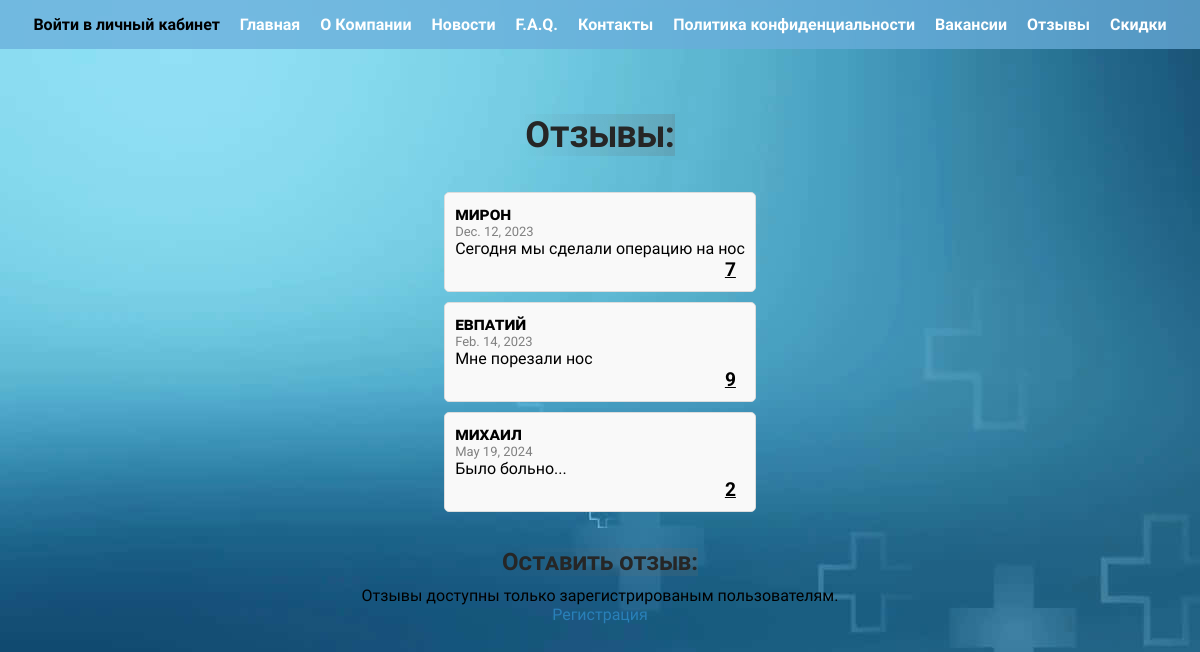
The page /myapp/reviews/ on the database as committed earlier.
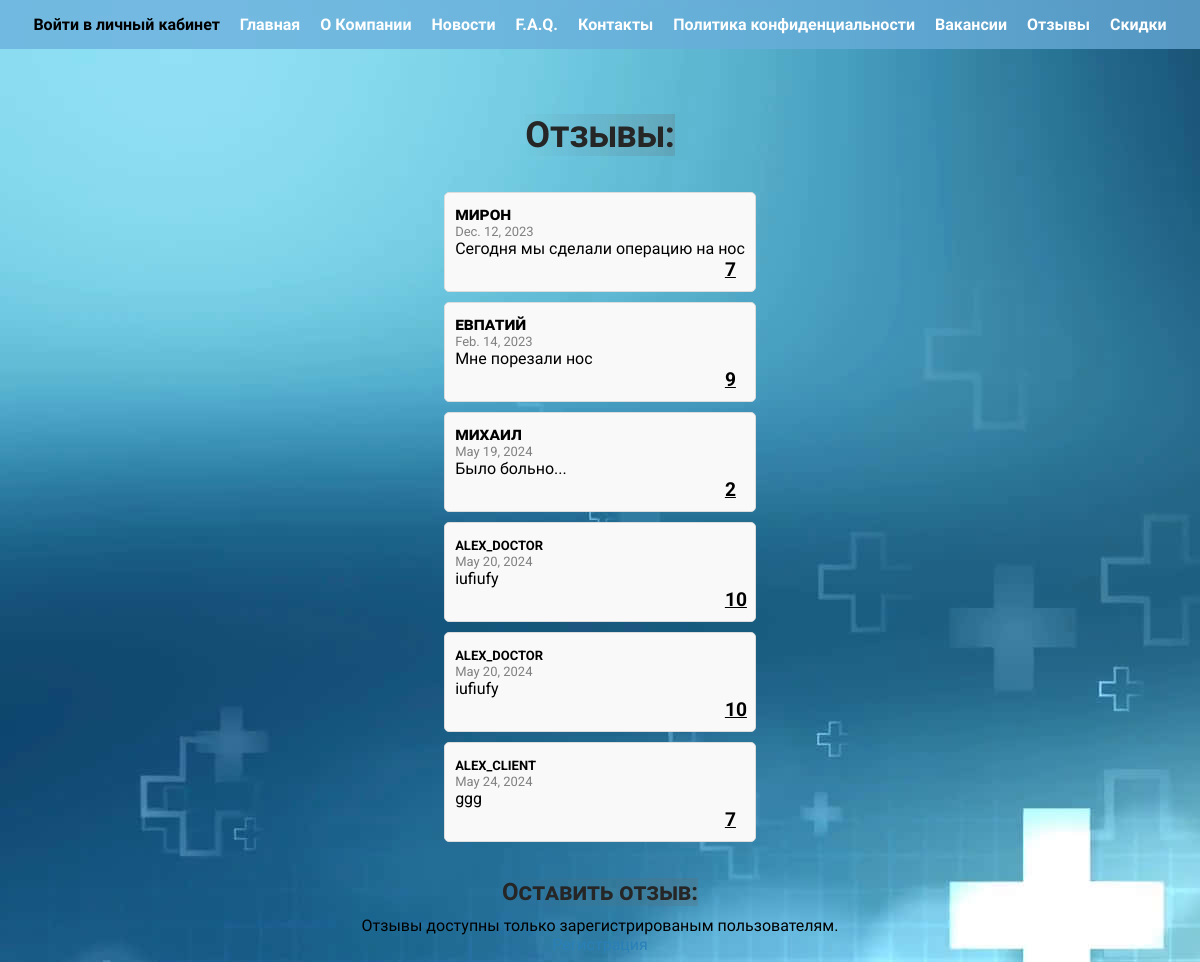
The same page on the database as committed later.
### myapp/models.py (models this page shows)
class Review(models.Model):
    issuer_name = models.CharField(max_length=30)
    mark = models.IntegerField(
        validators=[
            MinValueValidator(1),
            MaxValueValidator(10)
        ])
    text = models.CharField(max_length=100)
    review_date = models.DateField(default=None)

### myapp/views.py (the view)
# urls.py: path('reviews/', views.reviewpage),
def reviewpage(request):
    reviews = Review.objects.all()
    data = {'reviews': reviews, 'user': request.user}
    return render(request, 'reviews.html', data)

### myapp/templates/reviews.html
{% extends 'base.html' %}
{% block content %}
<div class="reviews">
    <h1>Отзывы:</h1>
    <ul>
        {% for review in reviews %}
        <li class="review-item">
            <div class="name">
                {{review.issuer_name}}
            </div>
            <div class="date">
                {{review.review_date}}
            </div>
            <div class="text">
                {{review.text}}
            </div>
            <div class="mark">
                {{review.mark}}
            </div>
        </li>
        {% endfor %}
    </ul>
    <h2> Оставить отзыв: </h2>
    {% if user.is_authenticated %}
    <form method="post" action="add/">
        {% csrf_token %}
        Текст:
        <input type="text" name="text" required> <br />
        Оценка:
        <input type="number" name="mark" required max="10" min="1"><br />
        <button type="submit">Оставить отзыв</button>
    </form>
    {% else %}
    Отзывы доступны только зарегистрированым пользователям.
    <a href="/myapp/register">Регистрация</a>
    {% endif %}
</div>
{% endblock %}

Rows that differ between the two databases and show on the page:
added Review: issuer_name "alex_doctor", review_date "May 20, 2024", text "iufiufy", mark "10"
added Review: issuer_name "alex_doctor", review_date "May 20, 2024", text "iufiufy", mark "10"
added Review: issuer_name "alex_client", review_date "May 24, 2024", text "ggg", mark "7"
